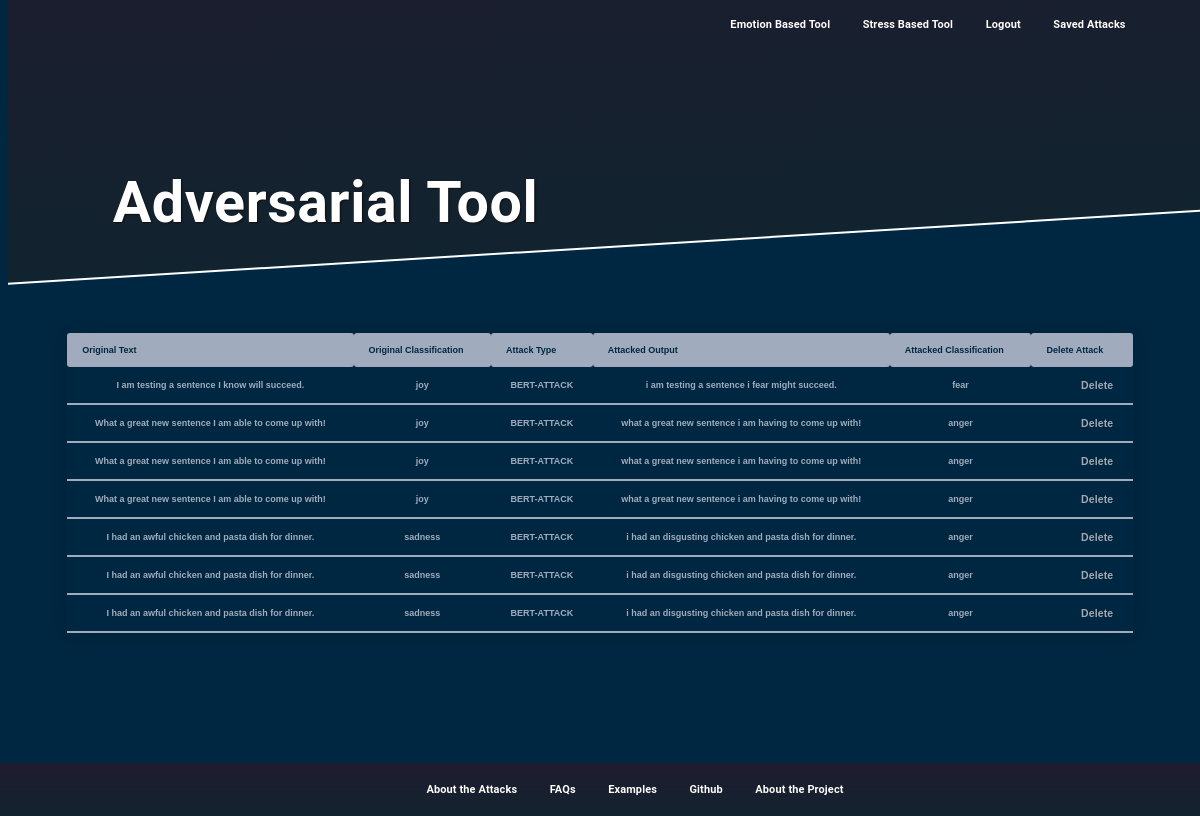
The page /AdversarialTool/savedAttacks (signed in) on the database as committed earlier.
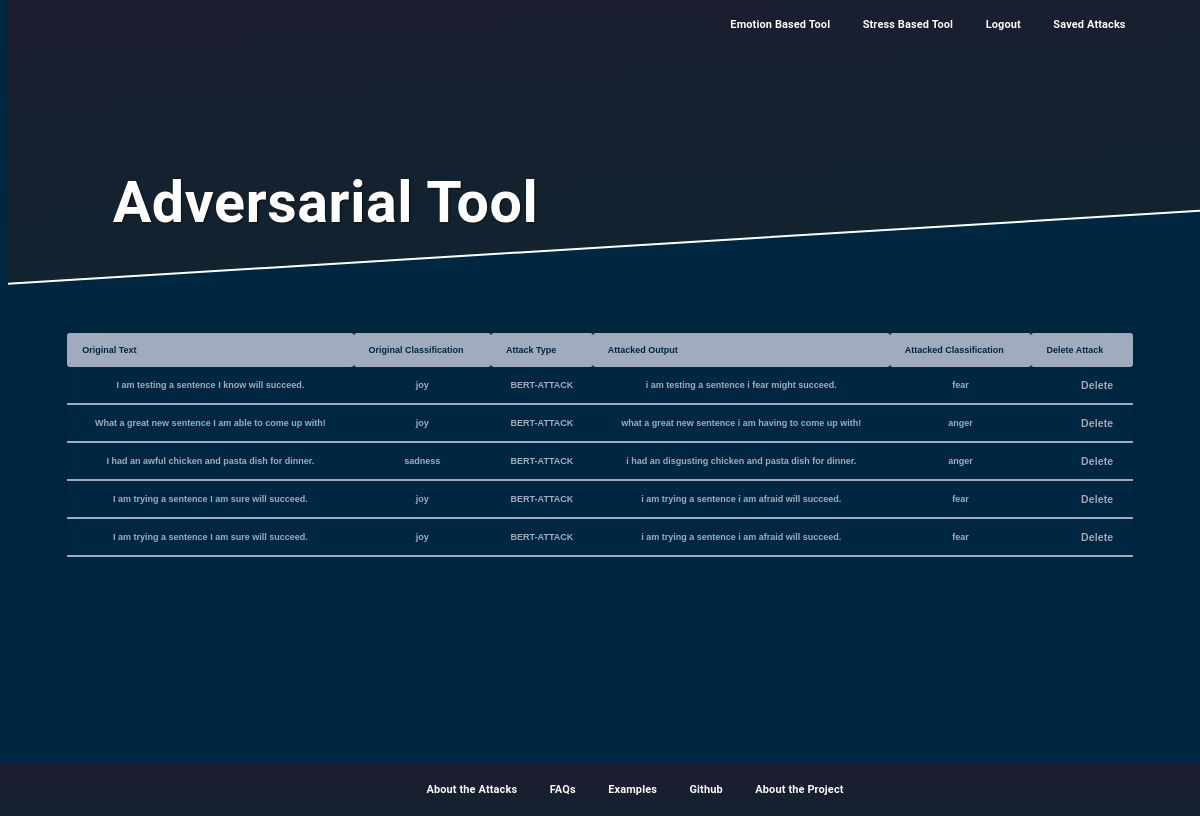
The same page on the database as committed later.
### AdversarialTool/models.py (models this page shows)
class Attacks(models.Model):
    originalText = models.CharField(max_length=2000)
    originalClassification= models.CharField(max_length=20)
    AttackedText = models.CharField(max_length=2000)
    newClassification= models.CharField(max_length=20)
    attackType = models.CharField(max_length=100, default="")
    User = models.ForeignKey(User, on_delete=models.CASCADE)

### AdversarialTool/views.py (the view, shortened to what this page needs)
# urls.py: path("savedAttacks", views.savedAttacks, name="savedAttacks"),
def savedAttacks(request):
    userAttacks=Attacks.objects.filter(User=request.user).values()
    listOfAttacks=[]
    eachAttack=[]
    for dictionary in userAttacks:
        eachAttack.append(dictionary["originalText"])
        eachAttack.append(dictionary["originalClassification"])
        eachAttack.append(dictionary["attackType"])
        eachAttack.append(dictionary["AttackedText"])
        eachAttack.append(dictionary["newClassification"])
        eachAttack.append(dictionary["id"])
        listOfAttacks.append(eachAttack)
        eachAttack=[]
    return render(request, "AdversarialTool/savedAttacks.html", {"attacks":listOfAttacks})

### AdversarialTool/templates/AdversarialTool/savedAttacks.html (shortened to what this page needs)
{% extends "AdversarialTool/layout.html" %}
{% block body %}
<div style="height: 300px"></div>
<table class="styled-table">
    <thead>
    <tr>
      <th>Original Text</th>
      <th>Original Classification</th>
      <th>Attack Type</th>
      <th>Attacked Output</th>
      <th>Attacked Classification</th>
      <th>Delete Attack</th>
    </tr>
</thead>
    <tbody>
    {% for attack in attacks %}
    <tr class="active-row">
        <td>{{attack.0}}</td>
        <td>{{attack.1}}</td>
        <td>{{attack.2}}</td>
        <td>{{attack.3}}</td>
        <td>{{attack.4}}</td>
        <td>
          <a href="{% url 'AdversarialTool:delete_attack' attack.5 %}" style="text-decoration: none; color:#A0ACBD;">Delete</a>
        </td>
    </tr>
</tbody>
    {% endfor %}
  </table>
<div style="height: 100px"></div>
{% endblock %}

### AdversarialTool/templates/AdversarialTool/layout.html (shortened to what this page needs)
<!DOCTYPE html>
<html lang="en">
    {% load static %}
    <link rel="stylesheet" href="{% static 'AdversarialTool/styles.css' %}">
    <head>
    </head>
    <body>
        <header>
            <div class="grid-container-element">
            <div class="grid-child-element input">
            <a href="/AdversarialTool" style="text-decoration: none"><h1>Adversarial Tool</h1></a>
            </div>
            <div class="grid-child-element output">
            <a href="/AdversarialTool/emotions" style="text-decoration: none">Emotion Based Tool</a>
            <a href="/AdversarialTool" style="text-decoration: none">Stress Based Tool</a>
            {% if request.user.is_authenticated %}
                <a href="/AdversarialTool/logout" style="text-decoration: none">Logout</a>
                <a href="/AdversarialTool/savedAttacks" style="text-decoration: none">Saved Attacks</a>
            {% else %}
                <a href="/AdversarialTool/login" style="text-decoration: none">Login</a>
            {% endif %}
        </div>
    </div>
        </header>
        {% block body %}
        {% endblock %}
    </body>
    <div class="footer">
        <a href="/AdversarialTool/aboutAttacks" style="text-decoration: none">About the Attacks</a>
            <a href="/AdversarialTool/FAQ" style="text-decoration: none">FAQs</a>
            <a href="/AdversarialTool/examples" style="text-decoration: none">Examples</a>
        <a href="https://github.com/Siggy13/NLPAttack" style="text-decoration: none">Github</a>
        <a href="/AdversarialTool/about" style="text-decoration: none">About the Project</a>
      </div>
</html>

### AdversarialTool/static/AdversarialTool/styles.css (style rules this page uses)
:root { font-size: 10px; --heading-height: 30em; }
.grid-container-element { display: grid; grid-template-columns: 1fr 1fr; grid-gap: 20px; width: 100%; }
.grid-child-element { margin: 10px; text-align: center; }
body { font-family: "Roboto", Arial, sans-serif; min-height: 100vh; background-color:#002741; }
header { position: fixed; width: 100%; height: var(--heading-height); }
header::before { content: ""; display: block; position: absolute; left: 0; bottom: 6em; width: 100%; height: calc(var(--heading-height) + 10em); z-index: -1; transform: skewY(-3.5deg); background: linear-gradient(rgba(0,0,0,.6), rgba(0,0,0,.6)), linear-gradient(#4e4376, #2b5876); background-size: cover; border-bottom: .2em solid #fff; }
h1 { font-size: calc(2.6em + 2.4vw); font-weight: 700; letter-spacing: .01em; padding: 10rem 0 0 4.5rem; text-shadow: .022em .022em .022em #111; color: #fff; }
a { font-size: calc(.5em + .5vw); font-weight: 700; letter-spacing: .01em; text-shadow: .022em .022em .022em #111; color: #fff; padding: 3rem 0 0 3rem; }
.footer { position: fixed; left: 0; bottom: 0; width: 100%; padding: 2em; background: linear-gradient(rgba(0,0,0,.6), rgba(0,0,0,.6)), linear-gradient(#4e4376, #2b5876); color: white; text-align: center; }
.styled-table { border-collapse: collapse; margin: 25px 0; font-size: 0.9em; font-family: sans-serif; min-width: 400px; box-shadow: 0 0 20px rgba(0, 0, 0, 0.15); width: 90%; height: 90%; text-align: center; margin-left: auto; margin-right: auto; }
.styled-table thead tr { background-color: #A0ACBD; color: #002741; text-align: left; }
.styled-table th, .styled-table td { padding: 12px 15px; border: 1px #002741; border-radius: 3px; }
.styled-table tbody tr { border-bottom: 1px solid #dddddd; }
.styled-table tbody tr:last-of-type { border-bottom: 2px solid #A0ACBD; }
.styled-table tbody tr.active-row { font-weight: bold; color: #A0ACBD; }

Rows that differ between the two databases and show on the page:
removed Attacks: originalText "What a great new sentence I am able to come up with!", originalClassification "joy", attackType "BERT-ATTACK", AttackedText "what a great new sentence i am having to come up with!", newClassification "anger"
removed Attacks: originalText "What a great new sentence I am able to come up with!", originalClassification "joy", attackType "BERT-ATTACK", AttackedText "what a great new sentence i am having to come up with!", newClassification "anger"
removed Attacks: originalText "I had an awful chicken and pasta dish for dinner.", originalClassification "sadness", attackType "BERT-ATTACK", AttackedText "i had an disgusting chicken and pasta dish for dinner.", newClassification "anger"
removed Attacks: originalText "I had an awful chicken and pasta dish for dinner.", originalClassification "sadness", attackType "BERT-ATTACK", AttackedText "i had an disgusting chicken and pasta dish for dinner.", newClassification "anger"
added Attacks: originalText "I am trying a sentence I am sure will succeed.", originalClassification "joy", attackType "BERT-ATTACK", AttackedText "i am trying a sentence i am afraid will succeed.", newClassification "fear"
added Attacks: originalText "I am trying a sentence I am sure will succeed.", originalClassification "joy", attackType "BERT-ATTACK", AttackedText "i am trying a sentence i am afraid will succeed.", newClassification "fear"
Other text that changed with them:
new list line: "Delete"
list line gone: "Delete"
